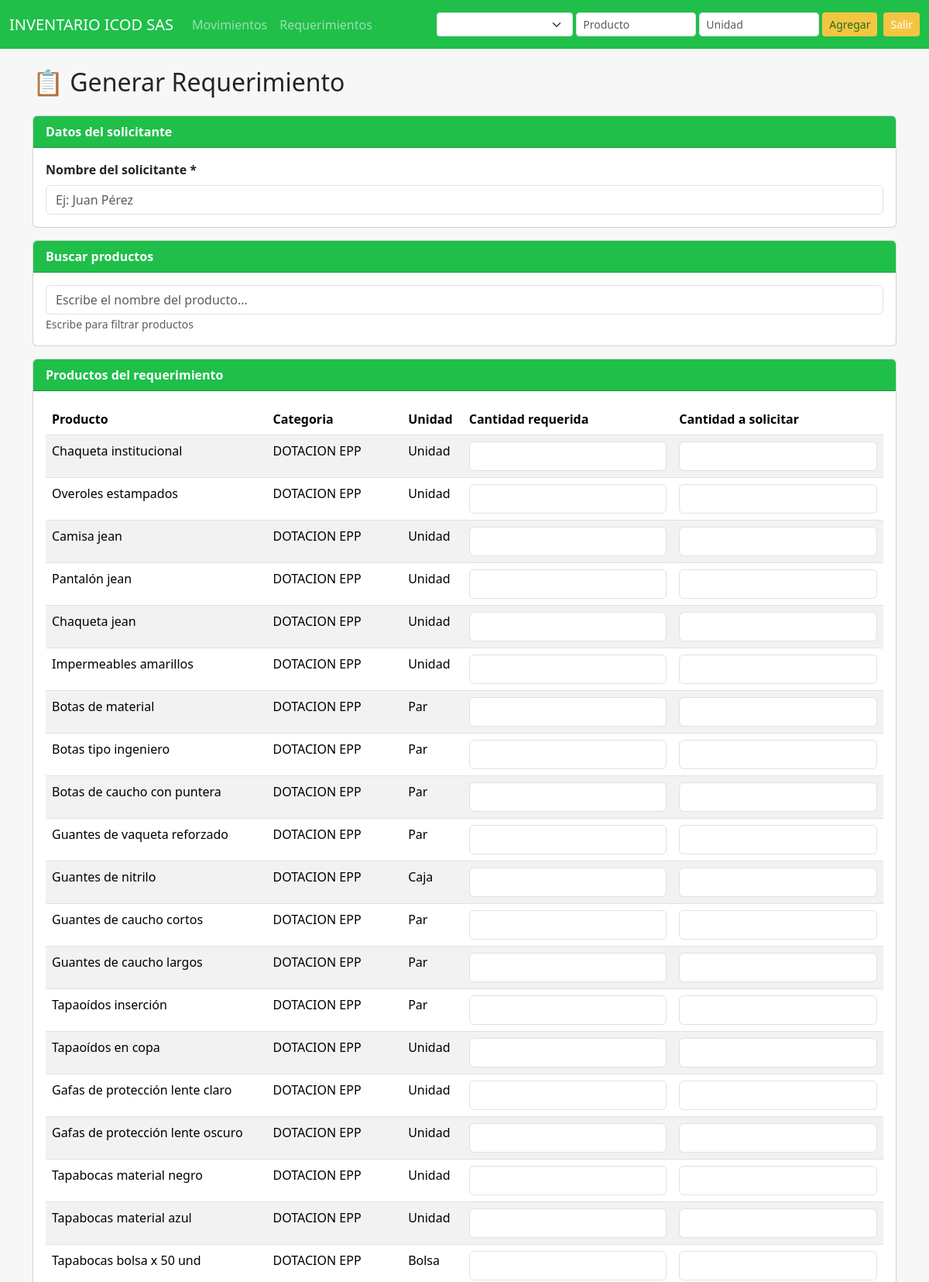
Screenshot of /requerimientos (signed in, upper part) with the database file from the repository.
### tables this page shows
CREATE TABLE productos (
    id INTEGER PRIMARY KEY AUTOINCREMENT,
    categoria TEXT,
    item TEXT UNIQUE,
    descripcion TEXT
);

### app.py (the view, shortened to what this page needs)
@app.route("/requerimientos", methods=["GET","POST"])
def requerimientos():
    if not session.get("logged_in"):
        return redirect(url_for("login"))
    if session.get("rol") not in ["admin","requerimientos"]:
        return redirect(url_for("index"))
    conn = get_db()
    df_prod = pd.read_sql_query("SELECT * FROM productos", conn)
    df_mov = pd.read_sql_query(
        "SELECT producto, tipo, cantidad FROM movimientos", conn
    )
    inventario_dict = {}
    if not df_mov.empty:
        df_mov["valor"] = df_mov.apply(
            lambda row: row["cantidad"] if row["tipo"] == "entrada" else -row["cantidad"],
            axis=1
        )
        for producto, grupo in df_mov.groupby("producto"):
            stock = 0
            for val in grupo["valor"]:
                stock = max(0, stock + val)
            inventario_dict[producto] = stock
    productos = []
    for _, row in df_prod.iterrows():
        stock = max(0, inventario_dict.get(row["item"],0))
        productos.append({
            "producto": row["item"],
            "categoria": row["categoria"],
            "unidad": row["descripcion"],
            "stock": stock
        })
    return render_template("requerimientos.html", productos=productos)

### app.py (called while the page is built)
def get_db():
    return sqlite3.connect(DB_PATH)

### templates/requerimientos.html (shortened to what this page needs)
{% extends "base.html" %}
{% block content %}
<h2 class="mb-4">📋 Generar Requerimiento</h2>
<form method="POST">
<div class="card mb-3">
    <div class="card-header">
        <strong>Datos del solicitante</strong>
    </div>
    <div class="card-body">
        <label class="form-label"><strong>Nombre del solicitante *</strong></label>
        <input type="text"
               name="solicitante"
               class="form-control"
               placeholder="Ej: Juan Pérez"
               required>
    </div>
</div>
<div class="card mb-3">
    <div class="card-header">
        <strong>Buscar productos</strong>
    </div>
    <div class="card-body">
        <input type="text"
               id="buscador"
               class="form-control"
               placeholder="Escribe el nombre del producto...">
        <small class="text-muted">
            Escribe para filtrar productos
        </small>
    </div>
</div>
<div class="card">
    <div class="card-header">
        <strong>Productos del requerimiento</strong>
    </div>
    <div class="card-body">
        <table class="table table-striped" id="tablaProductos">
            <thead>
                <tr>
                    <th>Producto</th>
                    <th>Categoria</th>
                    <th>Unidad</th>
                    <th>Cantidad requerida</th>
                    <th>Cantidad a solicitar</th>
                </tr>
            </thead>
            <tbody>
            {% for p in productos %}
            <tr>
                <td>{{ p.producto }}</td>
                <td>{{ p.categoria }}</td>
                <td>{{ p.unidad }}</td>
                <td>
                    <input type="number"
                           name="req_{{ p.producto }}"
                           class="form-control requerida"
                           min="0"
                           data-stock="{{ p.stock }}">
                </td>
                <td>
                    <input type="number"
                           class="form-control solicitar"
                           readonly>
                </td>
            </tr>
            {% endfor %}
            </tbody>
        </table>
    </div>
</div>
</form>
{% endblock %}

### templates/base.html (style rules this page uses)
:root { --verde-chulito: #1fbf4a; --amarillo-suave: #f4c542; --fondo: #f7f7f7; }
body { background: var(--fondo); }
.card-header { background: var(--verde-chulito); color: white; }
.table-striped > tbody > tr:nth-of-type(odd) { background-color: #e9ffe9; }

### rows the page displays
productos: producto "Chaqueta institucional", categoria "DOTACION EPP", unidad "Unidad"
productos: producto "Overoles estampados", categoria "DOTACION EPP", unidad "Unidad"
productos: producto "Camisa jean", categoria "DOTACION EPP", unidad "Unidad"
productos: producto "Pantalón jean", categoria "DOTACION EPP", unidad "Unidad"
productos: producto "Chaqueta jean", categoria "DOTACION EPP", unidad "Unidad"
productos: producto "Impermeables amarillos", categoria "DOTACION EPP", unidad "Unidad"
productos: producto "Botas de material", categoria "DOTACION EPP", unidad "Par"
productos: producto "Botas tipo ingeniero", categoria "DOTACION EPP", unidad "Par"
productos: producto "Botas de caucho con puntera", categoria "DOTACION EPP", unidad "Par"
productos: producto "Guantes de vaqueta reforzado", categoria "DOTACION EPP", unidad "Par"
productos: producto "Guantes de nitrilo", categoria "DOTACION EPP", unidad "Caja"
productos: producto "Guantes de caucho cortos", categoria "DOTACION EPP", unidad "Par"
productos: producto "Guantes de caucho largos", categoria "DOTACION EPP", unidad "Par"
productos: producto "Tapaoídos inserción", categoria "DOTACION EPP", unidad "Par"
productos: producto "Tapaoídos en copa", categoria "DOTACION EPP", unidad "Unidad"
productos: producto "Gafas de protección lente claro", categoria "DOTACION EPP", unidad "Unidad"
productos: producto "Gafas de protección lente oscuro", categoria "DOTACION EPP", unidad "Unidad"
productos: producto "Tapabocas material negro", categoria "DOTACION EPP", unidad "Unidad"
productos: producto "Tapabocas material azul", categoria "DOTACION EPP", unidad "Unidad"
productos: producto "Tapabocas bolsa x 50 und", categoria "DOTACION EPP", unidad "Bolsa"
